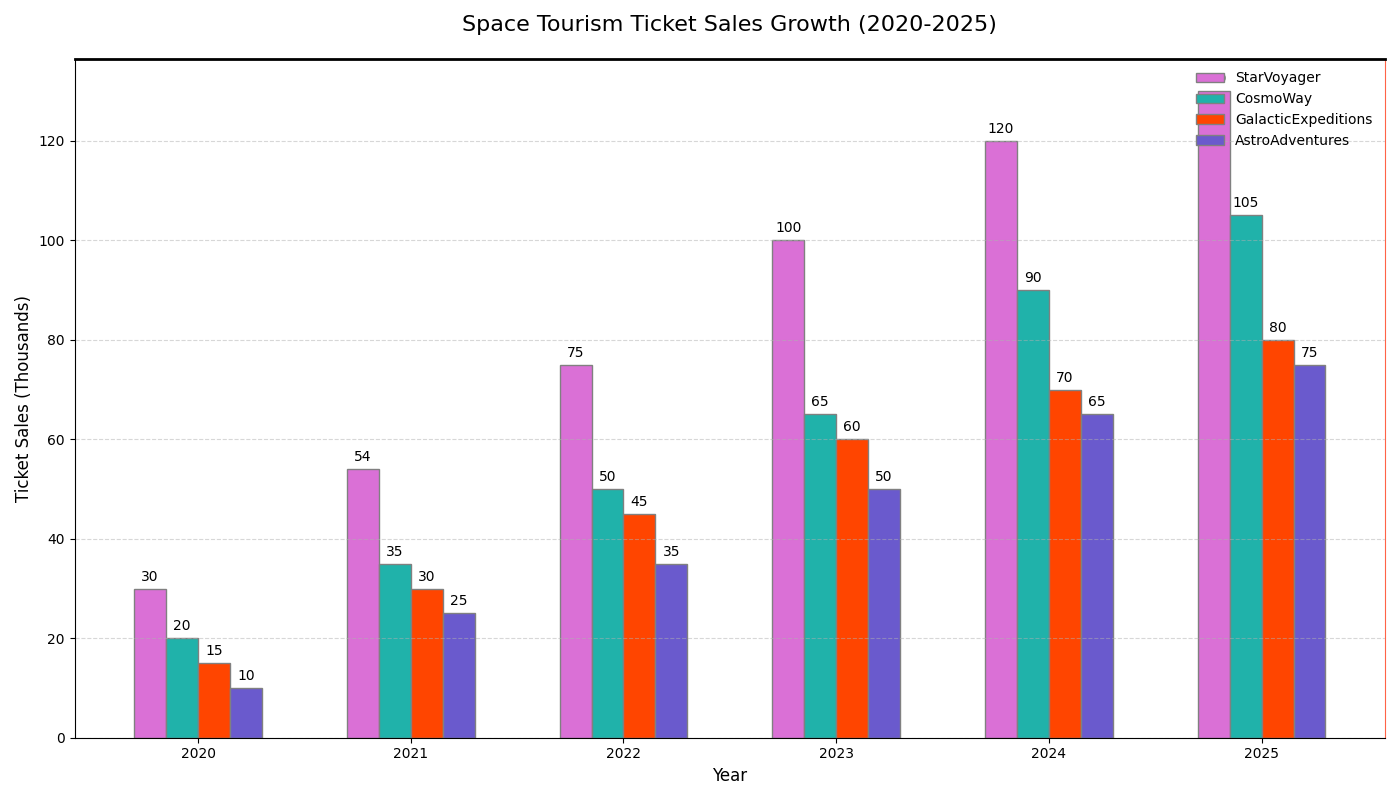

This chart was generated by the following Python code:
import matplotlib.pyplot as plt
import numpy as np

years = ['2020', '2021', '2022', '2023', '2024', '2025']
agencies = ['StarVoyager', 'CosmoWay', 'GalacticExpeditions', 'AstroAdventures']
ticket_sales = [
    [30, 54, 75, 100, 120, 130],  # StarVoyager
    [20, 35, 50, 65, 90, 105],    # CosmoWay
    [15, 30, 45, 60, 70, 80],     # GalacticExpeditions
    [10, 25, 35, 50, 65, 75]      # AstroAdventures
]

# Alter styling elements
fig, ax = plt.subplots(figsize=(14, 8))
bar_width = 0.15
x_pos = np.arange(len(years))

# Change colors and marker styles
colors = ['#DA70D6', '#20B2AA', '#FF4500', '#6A5ACD']
markers = ['o', 's', 'D', '^']
linestyle = ['-', '--', '-.', ':']

bars = []
for i, agency_sales in enumerate(ticket_sales):
    bars.append(ax.bar(x_pos + i * bar_width, agency_sales, width=bar_width, color=colors[i], edgecolor='grey'))

ax.set_title('Space Tourism Ticket Sales Growth (2020-2025)', fontsize=16, pad=20)
ax.set_xlabel('Year', fontsize=12)
ax.set_ylabel('Ticket Sales (Thousands)', fontsize=12)
ax.set_xticks(x_pos + bar_width * 1.5)
ax.set_xticklabels(years)

for bar_group in bars:
    for bar in bar_group:
        height = bar.get_height()
        ax.text(bar.get_x() + bar.get_width() / 2, height + 1, f'{height}', ha='center', va='bottom', fontsize=10)

# Alter legend style
ax.legend(agencies, loc='upper right', frameon=False, fontsize=10)

# Change grid style
ax.yaxis.grid(True, linestyle=linestyle[1], alpha=0.5)
ax.spines['top'].set_linewidth(2)
ax.spines['right'].set_color('#FF6347')

plt.tight_layout()
plt.show()
